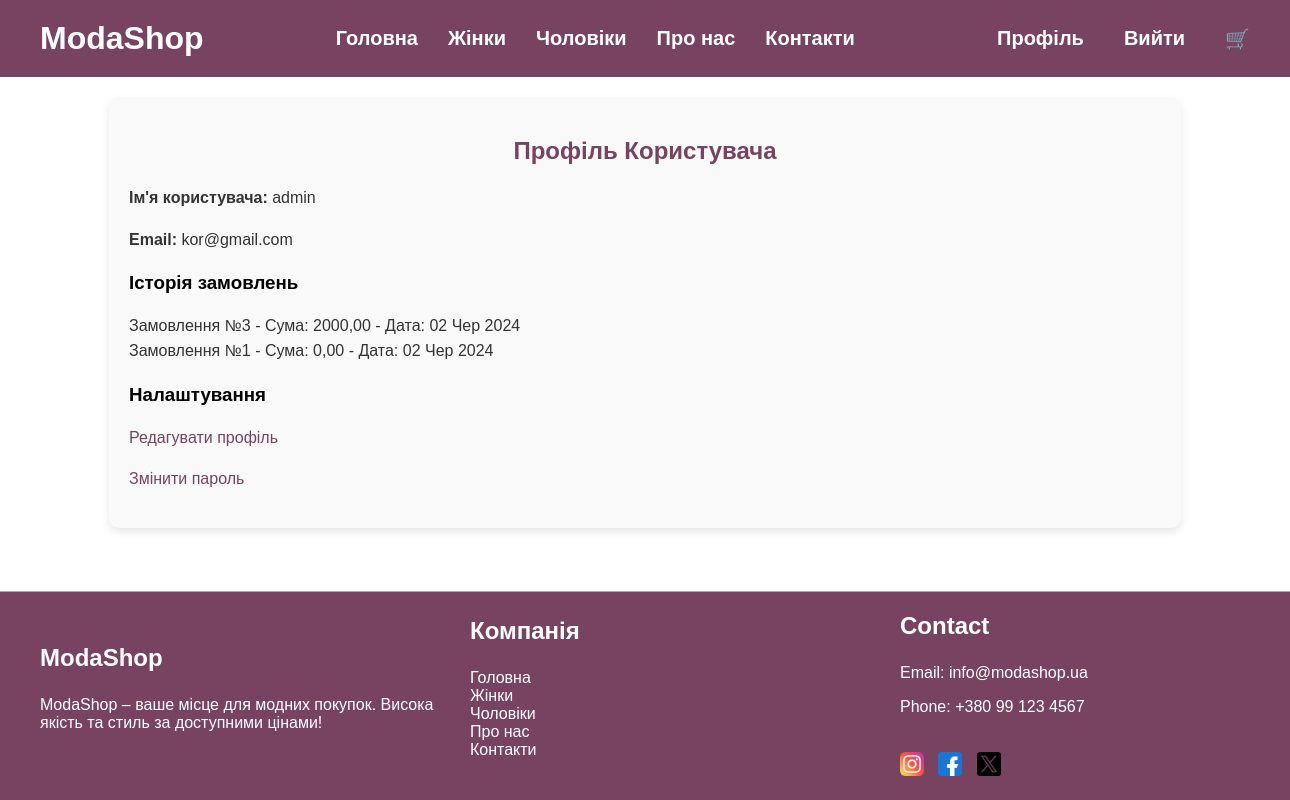
/profile/ (signed in), run on the app's committed database.
### main/models.py (models this page shows, shortened)
class Order(models.Model):
    user = models.ForeignKey(User, on_delete=models.CASCADE)
    total_cost = models.DecimalField(max_digits=10, decimal_places=2)
    address = models.CharField(max_length=255)  # Додаємо поле адреси
    created_at = models.DateTimeField(auto_now_add=True)
    is_processed = models.BooleanField(default=False)

### main/views.py (the view)
# urls.py: path('profile/', views.profile, name='profile'),
@login_required
def profile(request):
    user_orders = Order.objects.filter(user=request.user).order_by('-created_at')
    user_profile = UserProfile.objects.get(user=request.user)
    return render(request, 'main/profile.html', {
        'user_orders': user_orders,
        'user_profile': user_profile
    })

### main/templates/main/profile.html (shortened to what this page needs)
{% extends 'main/base.html' %}
{% load static %}
{% block content %}
<div class="profile-container">
    <h2>Профіль Користувача</h2>
    <div class="user-details">
        <p><strong>Ім'я користувача:</strong> {{ request.user.username }}</p>
        <p><strong>Email:</strong> {{ request.user.email }}</p>
    </div>
    <div class="orders">
        <h3>Історія замовлень</h3>
        <ul>
            {% for order in user_orders %}
            <li>Замовлення №{{ order.id }} - Сума: {{ order.total_cost }} - Дата: {{ order.created_at|date:"d M Y" }}</li>
            {% empty %}
            <li>Замовлень немає.</li>
            {% endfor %}
        </ul>
    </div>
    <div class="settings">
        <h3>Налаштування</h3>
        <p><a href="{% url 'edit_profile' %}">Редагувати профіль</a></p>
        <p><a href="{% url 'change_password' %}">Змінити пароль</a></p>
    </div>
</div>
{% endblock %}

### main/static/main/css/index.css (style rules this page uses)
html { height: 100%; }
body { margin: 0; font-family: Arial, sans-serif; background-color: white; display: flex; flex-direction: column; min-height: 100%; overflow-x: hidden; }
.profile-container { width: 80%; margin: 20px auto; padding: 20px; background-color: #f9f9f9; box-shadow: 0 4px 8px rgba(0,0,0,0.1); border-radius: 10px; }
.user-details, .orders, .settings { margin-top: 20px; }
.user-details p, .orders li, .settings p { font-size: 16px; line-height: 1.6; color: #333; }
.orders ul { list-style-type: none; padding: 0; }
.settings a { color: #774360; text-decoration: none; }
h2 { color: #774360; text-align: center; }

### data on the page
Order: id "3", total_cost "2000,00", created_at "02 Чер 2024"
Order: id "1", total_cost "0,00", created_at "02 Чер 2024"

### other printed values
{{ request.user.username }} "admin"
{{ request.user.email }} "kor@gmail.com"
